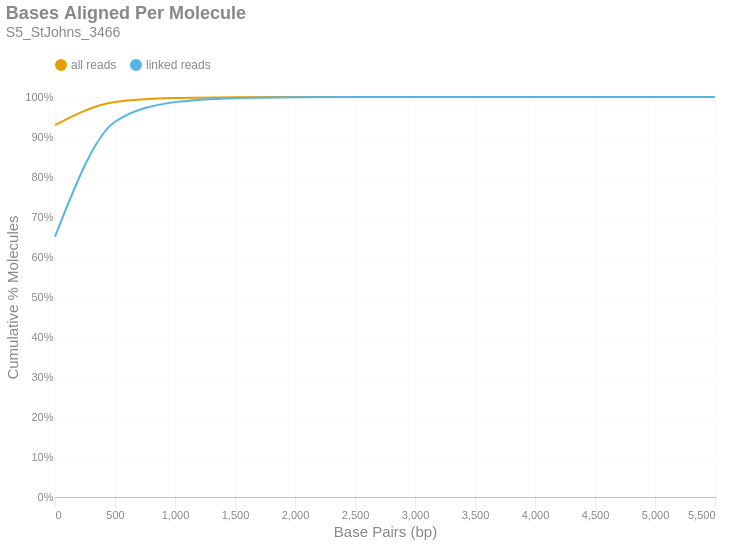

Write notebook code for a chart like this one.
### Markdown cell above
### Bases Aligned Per Molecule
This is a cumulative frequency distribution showing the number of base pairs aligned per unique molecule. These data are shown in 500 bp bins. There are two distributions: one with `all reads` (yellow) and another with only `linked reads` (blue). The percent of molecules in the `linked reads` distribution is relative to the total number of linked molecules.

### Code cell
if SKIPLR:
    print_html(f"Skipped")
else:
    binned_df = consolidated_hist(valids['aligned_bp'], mask, 500, True)
    with SafeRender(binned_df):
        (
            density_plot(binned_df, 'Bases Aligned Per Molecule', samplename, 'basesper')
            .encode(
                x=alt.X('bin:Q', title="Base Pairs (bp)").axis(tickMinStep=500).scale(padding=0),
                y=alt.Y('value:Q', title='Cumulative % Molecules')
                    .axis(format='%')
                    .scale(domain = [0,1])
                    .stack(False),
                color=alt.Color("key:N").scale(domain = ["all reads", "linked reads"]),
                tooltip = [
                    alt.Tooltip("key:N", title = "Data Type"),
                    alt.Tooltip("range_label:N", title="Bases Aligned Per Molecule"),
                    alt.Tooltip("value:Q", format = ".2%", title="% Molecules (Cum.)")
                ]
            )
        ).display()

### Figure 1 — Vega-Lite specification as saved in the notebook (floating-point values rounded to 4 significant figures)
{"width": "container", "height": 400, "config": {"title": {"anchor": "start", "dy": -15, "fontSize": 18, "color": "#888888", "subtitleColor": "#888888", "subtitleFontSize": 14}, "arc": {"fill": "#0072B2"}, "axis": {"domainColor": "#888888", "domainWidth": 0.5, "gridWidth": 0.2, "grid": false, "titleFontWeight": 400, "titleFontSize": 15, "labelFontSize": 11, "labelColor": "#888888", "tickColor": "#888888", "tickWidth": 0.2, "titleColor": "#888888"}, "axisBand": {"grid": false}, "axisX": {"grid": true, "tickSize": 10, "domainCap": "round"}, "axisY": {"domain": false, "grid": true, "tickSize": 0, "domainCap": "round"}, "background": "transparent", "header": {"labelFontSize": 15, "labelColor": "#888888", "titleFontSize": 15, "titleFontWeight": 600, "titleColor": "#888888"}, "legend": {"labelFont": "sans-serif", "labelFontSize": 12, "labelColor": "#888888", "symbolSize": 100, "symbolType": "circle", "titleFontSize": 12, "titlePadding": 10, "titleColor": "#888888", "title": null, "orient": "top"}, "range": {"category": ["#E69F00", "#56B4E9", "#009E73", "#F0E442", "#0072B2", "#D55E00", "#CC79A7", "#000000"], "diverging": ["#cfe8f3", "#a2d4ec", "#73bfe2", "#46abdb", "#1696d2", "#12719e"]}, "area": {"fill": "#0072B2", "fillOpacity": 0.7, "line": true, "strokeOpacity": 0.7}, "line": {"color": "#0072B2", "stroke": "#0072B2", "strokeWidth": 2}, "trail": {"color": "#0072B2", "stroke": "#0072B2", "strokeWidth": 0, "size": 1}, "point": {"filled": true, "fillOpacity": 1.0, "size": 95}, "text": {"color": "#888888", "fontSize": 11, "align": "right", "fontWeight": 400, "size": 11}, "bar": {"fill": "#0072B2", "stroke": null}, "view": {"stroke": null, "continuousWidth": 660, "continuousHeight": 400}}, "data": {"name": "data-320d905ee99291ed1e4a7282e1e2e005"}, "mark": {"type": "line", "interpolate": "monotone", "point": {"opacity": 0, "size": 275}}, "encoding": {"color": {"field": "key", "scale": {"domain": ["all reads", "linked reads"]}, "type": "nominal"}, "tooltip": [{"field": "key", "title": "Data Type", "type": "nominal"}, {"field": "range_label", "title": "Bases Aligned Per Molecule", "type": "nominal"}, {"field": "value", "format": ".2%", "title": "% Molecules (Cum.)", "type": "quantitative"}], "x": {"axis": {"tickMinStep": 500}, "field": "bin", "scale": {"padding": 0}, "title": "Base Pairs (bp)", "type": "quantitative"}, "y": {"axis": {"format": "%"}, "field": "value", "scale": {"domain": [0, 1]}, "stack": false, "title": "Cumulative % Molecules", "type": "quantitative"}}, "params": [{"name": "param_c36ac31b6afebe62", "select": {"type": "point", "fields": ["key"]}, "bind": "legend"}], "title": {"text": "Bases Aligned Per Molecule", "subtitle": "S5_StJohns_3466"}, "transform": [{"fold": ["all reads (cumsum)", "linked reads (cumsum)"]}, {"calculate": "replace(datum.key, ' (cumsum)', '')", "as": "key"}, {"filter": {"param": "param_c36ac31b6afebe62"}}], "usermeta": {"embedOptions": {"downloadFileName": "S5_StJohns_3466.basesper"}}, "$schema": "https://vega.github.io/schema/vega-lite/v6.1.0.json", "datasets": {"data-320d905ee99291ed1e4a7282e1e2e005": [{"bin": "0.0", "interval": "0.0-500.0", "all reads": 0.9299, "linked reads": 0.6509, "all reads (cumsum)": 0.9299, "linked reads (cumsum)": 0.6509, "range_label": "0-499"}, {"bin": "500.0", "interval": "500.0-1000.0", "all reads": 0.05772, "linked reads": 0.2872, "all reads (cumsum)": 0.9876, "linked reads (cumsum)": 0.9381, "range_label": "500-999"}, {"bin": "1000.0", "interval": "1000.0-1500.0", "all reads": 0.009819, "linked reads": 0.04912, "all reads (cumsum)": 0.9974, "linked reads (cumsum)": 0.9872, "range_label": "1000-1499"}, {"bin": "1500.0", "interval": "1500.0-2000.0", "all reads": 0.001993, "linked reads": 0.009969, "all reads (cumsum)": 0.9994, "linked reads (cumsum)": 0.9972, "range_label": "1500-1999"}, {"bin": "2000.0", "interval": "2000.0-2500.0", "all reads": 0.0004287, "linked reads": 0.002145, "all reads (cumsum)": 0.9999, "linked reads (cumsum)": 0.9993, "range_label": "2000-2499"}, {"bin": "2500.0", "interval": "2500.0-3000.0", "all reads": 0.0001035, "linked reads": 0.0005178, "all reads (cumsum)": 1.0, "linked reads (cumsum)": 0.9998, "range_label": "2500-2999"}, {"bin": "3000.0", "interval": "3000.0-3500.0", "all reads": 2.163e-05, "linked reads": 0.0001082, "all reads (cumsum)": 1.0, "linked reads (cumsum)": 0.9999, "range_label": "3000-3499"}, {"bin": "3500.0", "interval": "3500.0-4000.0", "all reads": 7.488e-06, "linked reads": 3.746e-05, "all reads (cumsum)": 1.0, "linked reads (cumsum)": 1.0, "range_label": "3500-3999"}, {"bin": "4000.0", "interval": "4000.0-4500.0", "all reads": 1.498e-06, "linked reads": 7.493e-06, "all reads (cumsum)": 1.0, "linked reads (cumsum)": 1.0, "range_label": "4000-4499"}, {"bin": "4500.0", "interval": "4500.0-5000.0", "all reads": 9.985e-07, "linked reads": 4.995e-06, "all reads (cumsum)": 1.0, "linked reads (cumsum)": 1.0, "range_label": "4500-4999"}, {"bin": "5000.0", "interval": "5000.0-5500.0", "all reads": 1.664e-07, "linked reads": 8.325e-07, "all reads (cumsum)": 1.0, "linked reads (cumsum)": 1.0, "range_label": "5000-5499"}, {"bin": "5500.0", "interval": "5500.0-6000.0", "all reads": 4.992e-07, "linked reads": 2.498e-06, "all reads (cumsum)": 1.0, "linked reads (cumsum)": 1.0, "range_label": "5500-5999"}]}}
